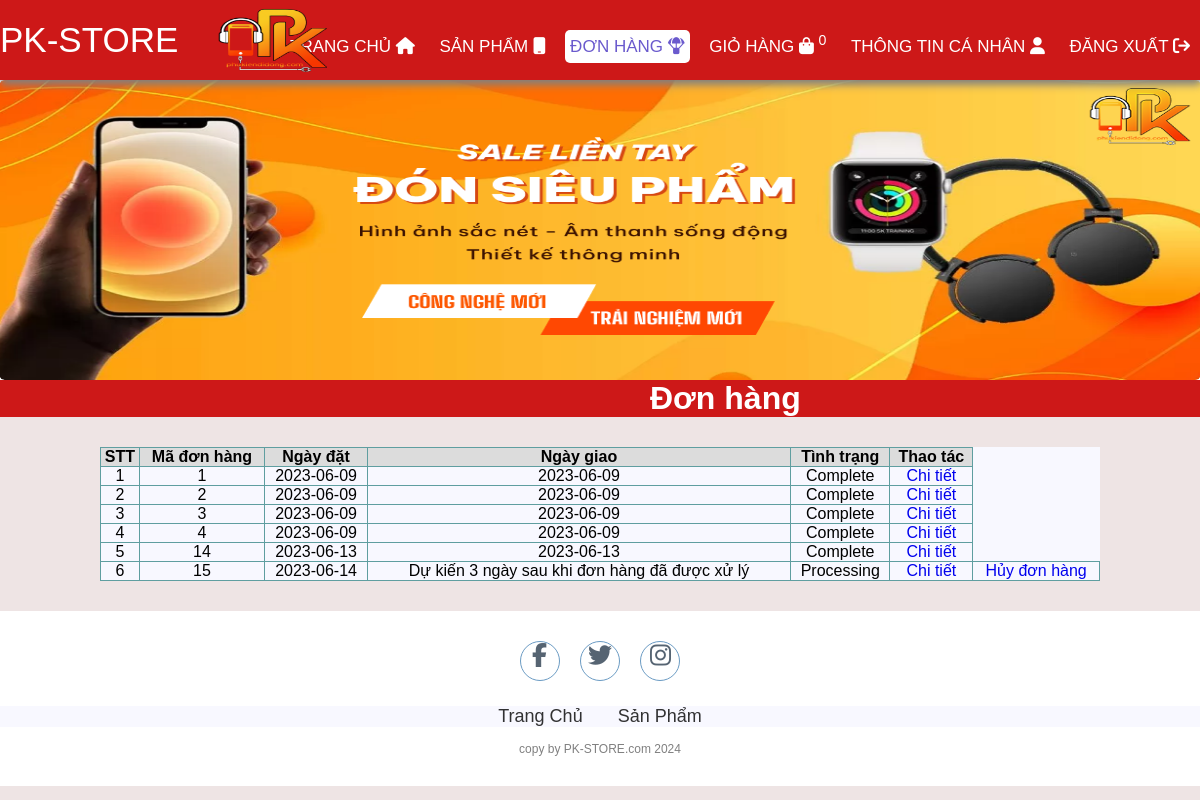
Screenshot of /order.php (signed in) with the database file from the repository.
### tables this page shows
CREATE TABLE `orders` (
  `id` int(11) NOT NULL,
  `userId` int(11) NOT NULL,
  `createdDate` date NOT NULL,
  `receivedDate` date DEFAULT NULL,
  `status` varchar(20) NOT NULL,
  `fullname` varchar(255) NOT NULL,
  `phoneNumber` varchar(100) NOT NULL,
  `address` varchar(500) NOT NULL
);

### lib/database.php (called while the page is built, shortened)
<?php
class Database extends PDO
{
  public $host   = DB_HOST;
  public $user   = DB_USER;
  public $pass   = DB_PASS;
  public $dbname = DB_NAME;
  public $link;
  private function connectDB()
  {
    $this->link = new mysqli(
      $this->host,
      $this->user,
      $this->pass,
      $this->dbname
    );
  }
  public function select($query)
  {
    $result = $this->link->query($query);
    if ($result->num_rows > 0) {
      return $result;
    } else {
      return false;
    }
  }
}

### lib/session.php (called while the page is built, shortened)
<?php
class Session
{
   public static function get($key)
   {
      if (isset($_SESSION[$key])) {
         return $_SESSION[$key];
      } else {
         return false;
      }
   }
}

### classes/cart.php (called while the page is built, shortened)
<?php
$filepath = realpath(dirname(__FILE__));
include_once($filepath . '/../lib/database.php');
include_once($filepath . '/../lib/session.php');
?>
<?php
class cart
{
    private $db;
    public function __construct()
    {
        $this->db = new Database();
    }
    public function getTotalQtyByUserId()
    {
        $userId = Session::get('userId');
        $query = "SELECT SUM(qty) as total FROM cart WHERE userId = '$userId' ";
        $mysqli_result = $this->db->select($query);
        if ($mysqli_result) {
            $result = mysqli_fetch_all($this->db->select($query), MYSQLI_ASSOC)[0];
            return $result;
        }
        return false;
    }
}
?>

### classes/order.php (called while the page is built, shortened)
<?php
$filepath = realpath(dirname(__FILE__));
include_once($filepath . '/../lib/database.php');
include_once($filepath . '/../lib/session.php');
include_once($filepath . '/../classes/cart.php');
?>
<?php
class order
{
    private $db;
    public function __construct()
    {
        $this->db = new Database();
    }
    public function getOrderByUser()
    {
        $userId = Session::get('userId');
        $query = "SELECT * FROM orders WHERE userId = '$userId' ";
        $mysqli_result = $this->db->select($query);
        if ($mysqli_result) {
            $result = mysqli_fetch_all($this->db->select($query), MYSQLI_ASSOC);
            return $result;
        }
        return false;
    }
}
?>

### order.php (the view, shortened to what this page needs)
<?php
include_once 'lib/session.php';
include 'classes/order.php';
include_once 'classes/cart.php';
$cart = new cart();
$totalQty = $cart->getTotalQtyByUserId();
$order = new order();
$result = $order->getOrderByUser();
?>
<!DOCTYPE html>
<html lang="en">
<head>
    <link rel="stylesheet" href="./css/style.css">
    <link rel="stylesheet" href="https://cdnjs.cloudflare.com/ajax/libs/font-awesome/6.0.0-beta3/css/all.min.css">
</head>
<body>
    <nav>
        <label class="logo"><a href="index.php">PK-STORE</a>  <img src="./images/LOGOPK-1.png" alt=""></label>
        <ul>
            <li><a href="index.php">Trang chủ <i class=" fas fa-home"></i></a></li>
            <li><a href="productList.php">Sản phẩm <i class="fas fa-mobile"></i></a></li>
            <li><a href="order.php" id="order" class="active">Đơn hàng <i class="fas fa-parachute-box"></i></a></li>
            <li>
                <a href="checkout.php">
                    Giỏ hàng
                    <i class="fa fa-shopping-bag"></i>
                    <sup class="sumItem">
                        <?= ($totalQty['total']) ? $totalQty['total'] : "0" ?>
                    </sup>
                </a>
            </li>
            <?php
            if (isset($_SESSION['user']) && $_SESSION['user']) { ?>
                <li><a href="info.php" id="signin">Thông tin cá nhân <i class="fas fa-user"></i></a></li>
                <li><a href="logout.php" id="signin">Đăng xuất <i class="fas fa-arrow-right-from-bracket"></i></a></li>
            <?php } else { ?>
                <li><a href="register.php" id="signup">Đăng ký <i class="fas fa-user-plus"></i></a></li>
                <li><a href="login.php" id="signin">Đăng nhập <i class="fas fa-arrow-right-to-bracket"></i></a></li>
            <?php } ?>
        </ul>
    </nav>
    <section class="banner">
        <div class="fadein">
            <?php
            $dir = "./images/slider/";
            $scan_dir = scandir($dir);
            foreach ($scan_dir as $img) :
                if (in_array($img, array('.', '..')))
                    continue;
            ?>
                <img src="<?php echo $dir . $img ?>" alt="<?php echo $img ?>">
            <?php endforeach; ?>
        </div>
    </section>
    <div class="featuredProducts">
        <h1>Đơn hàng</h1>
    </div>
    <div class="container-single">
        <?php if ($result) { ?>
            <table class="order">
                <tr>
                    <th>STT</th>
                    <th>Mã đơn hàng</th>
                    <th>Ngày đặt</th>
                    <th>Ngày giao</th>
                    <th>Tình trạng</th>
                    <th>Thao tác</th>
                </tr>
                <?php $count = 1;
                foreach ($result as $key => $value) { ?>
                    <tr>
                        <td><?= $count++ ?></td>
                        <td><?= $value['id'] ?></td>
                        <td><?= $value['createdDate'] ?></td>
                        <td><?= ($value['status'] == "Cancel" || $value['status'] == "Spam") ? "" : (($value['status'] != "Processing") ? $value['receivedDate'] : "Dự kiến 3 ngày sau khi đơn hàng đã được xử lý" )?> <?= ($value['status'] != "Processed") ? "    " : "(Dự kiến)" ?> </td>
                        <?php
                        if ($value['status'] == 'Delivered') { ?>
                            <td>
                                <a href="complete_order.php?orderId=<?= $value['id'] ?>">Đang giao (Click vào để xác nhận đã nhận)</a>
                            </td>
                            <td>
                                <a href="orderdetail.php?orderId=<?= $value['id'] ?>">Chi tiết</a>
                            </td>
                        <?php }
                        else { ?>
                        <?php
                         if ($value['status'] == 'Processing') { ?>
                            <td>
                                <?= $value['status'] ?>
                            </td>
                            <td>
                                <a href="orderdetail.php?orderId=<?= $value['id'] ?>">Chi tiết</a>
                            </td>
                            <td>
                            <a href="#" onclick="confirmCancel(<?= $value['id'] ?>)">Hủy đơn hàng</a>
                            </td>
                        <?php }
                            else
                            { ?>
                                <td>
                                    <?= $value['status'] ?>
                                </td>
                                <td>
                                    <a href="orderdetail.php?orderId=<?= $value['id'] ?>">Chi tiết</a>
                                </td>
                        <?php }
                        ?>
                        <?php }
                        ?>
                    </tr>
                <?php } ?>
            </table>
        <?php } else { ?>
            <h3>Đơn hàng hiện đang rỗng</h3>
        <?php } ?>
    </div>
    <footer>
        <div class="social">
            <a href="https://www.facebook.com/profile.php?id=100025197438617"><i class="fa fa-facebook" aria-hidden="true"></i></a>
            <a href="#"><i class="fa fa-twitter" aria-hidden="true"></i></a>
            <a href="#"><i class="fa fa-instagram" aria-hidden="true"></i></a>
        </div>
        <ul class="list">
            <li>
                <a href="./">Trang Chủ</a>
            </li>
            <li>
                <a href="productList.php">Sản Phẩm</a>
            </li>
        </ul>
        <p class="copyright">copy by PK-STORE.com 2024</p>
    </footer>
</body>
</html>

### css/style.css (style rules this page uses)
:root { --color-primary: #CD1818; --bg-primary: rgb(238, 228, 228); }
* { padding: 0; margin: 0; text-decoration: none; list-style: none; box-sizing: border-box; }
body { font-family: Arial; background: var(--bg-primary); }
nav { top: 0; background: var(--color-primary); height: 80px; width: 100%; position: fixed; z-index: 9999; box-shadow: 1px 5px 8px gray; }
label.logo a { color: white; font-size: 35px; line-height: 80px; padding: 0 0px; }
label.logo img { position: absolute; color: white; width: 190px; height: 85px; line-height: 80px; padding: 0 30px; }
nav ul { float: right; margin-right: 0px; }
nav ul li { display: inline-block; line-height: 80px; margin: 0 5px; }
nav ul li a { color: white; font-size: 17px; padding: 7px 5px; border-radius: 3px; text-transform: uppercase; border-radius: 5px; transition: 0.5s; }
a.active, nav>ul a:hover { background: white; color: slateblue; }
.banner { background-size: cover; margin-top: 80px; overflow: hidden; }
.fadein { position: relative; height: 300px; max-width: 1200px; margin: 0 auto; background: #fff; }
.fadein img { position: absolute; width: calc(100%); height: calc(100%); width: 100%; height: 100%; }
.featuredProducts { display: flex; justify-content: space-between; background-color: var(--color-primary); color: white; }
.featuredProducts h1 { margin-left: 650px; }
footer { padding: 30px 0; background-color: white; }
footer .social { text-align: center; padding-bottom: 25px; color: white; }
footer .social a { color: inherit; font-size: 24px; border: 1px solid steelblue; width: 40px; height: 40px; display: inline-block; text-align: center; border-radius: 50%; margin: 0 8px; transition: 0.5s; background-color: white; color: #2c3e50; opacity: 0.8; }
footer ul { margin-top: 0; padding: 0; list-style: none; font-size: 18px; margin-bottom: 0; text-align: center; }
footer ul a { color: inherit; text-decoration: none; opacity: 0.8; }
footer ul li { display: inline; padding: 0 15px; }
footer .copyright { margin-top: 15px; text-align: center; font-size: 12px; color: gray; }
.container-single { display: flex; margin: 30px 100px; }
.list { background-color: ghostwhite; }
th { background-color: gainsboro; border: 1px solid cadetblue; }
td { border: 1px solid cadetblue; text-align: center; }
.order { width: 100%; background-color: ghostwhite; padding: 10px; border-collapse: collapse; }

### rows the page displays
orders: id "1", createdDate "2023-06-09", receivedDate "2023-06-09", status "Complete"
orders: id "2", createdDate "2023-06-09", receivedDate "2023-06-09", status "Complete"
orders: id "3", createdDate "2023-06-09", receivedDate "2023-06-09", status "Complete"
orders: id "4", createdDate "2023-06-09", receivedDate "2023-06-09", status "Complete"
orders: id "14", createdDate "2023-06-13", receivedDate "2023-06-13", status "Complete"
orders: id "15", createdDate "2023-06-14", shows "Dự kiến 3 ngày sau khi đơn hàng đã được xử lý", status "Processing"
